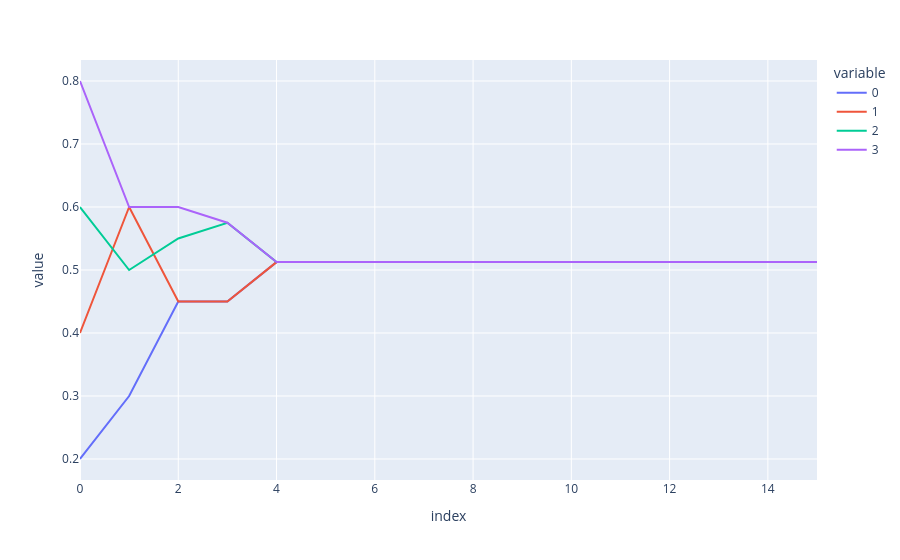

Write notebook code for a chart like this one.
### Code cell


### Figure 1 — Plotly figure (JSON) as saved in the notebook; plotly's stock layout.template omitted (floating-point values rounded to 4 significant figures)
{"data": [{"hovertemplate": "variable=0<br>index=%{x}<br>value=%{y}<extra></extra>", "legendgroup": "0", "line": {"color": "#636efa", "dash": "solid"}, "marker": {"symbol": "circle"}, "mode": "lines", "name": "0", "orientation": "v", "showlegend": true, "type": "scatter", "x": [0, 1, 2, 3, 4, 5, 6, 7, 8, 9, 10, 11, 12, 13, 14, 15], "xaxis": "x", "y": [0.2, 0.3, 0.45, 0.45, 0.5125, 0.5125, 0.5125, 0.5125, 0.5125, 0.5125, 0.5125, 0.5125, 0.5125, 0.5125, 0.5125, 0.5125], "yaxis": "y"}, {"hovertemplate": "variable=1<br>index=%{x}<br>value=%{y}<extra></extra>", "legendgroup": "1", "line": {"color": "#EF553B", "dash": "solid"}, "marker": {"symbol": "circle"}, "mode": "lines", "name": "1", "orientation": "v", "showlegend": true, "type": "scatter", "x": [0, 1, 2, 3, 4, 5, 6, 7, 8, 9, 10, 11, 12, 13, 14, 15], "xaxis": "x", "y": [0.4, 0.6, 0.45, 0.45, 0.5125, 0.5125, 0.5125, 0.5125, 0.5125, 0.5125, 0.5125, 0.5125, 0.5125, 0.5125, 0.5125, 0.5125], "yaxis": "y"}, {"hovertemplate": "variable=2<br>index=%{x}<br>value=%{y}<extra></extra>", "legendgroup": "2", "line": {"color": "#00cc96", "dash": "solid"}, "marker": {"symbol": "circle"}, "mode": "lines", "name": "2", "orientation": "v", "showlegend": true, "type": "scatter", "x": [0, 1, 2, 3, 4, 5, 6, 7, 8, 9, 10, 11, 12, 13, 14, 15], "xaxis": "x", "y": [0.6, 0.5, 0.55, 0.575, 0.5125, 0.5125, 0.5125, 0.5125, 0.5125, 0.5125, 0.5125, 0.5125, 0.5125, 0.5125, 0.5125, 0.5125], "yaxis": "y"}, {"hovertemplate": "variable=3<br>index=%{x}<br>value=%{y}<extra></extra>", "legendgroup": "3", "line": {"color": "#ab63fa", "dash": "solid"}, "marker": {"symbol": "circle"}, "mode": "lines", "name": "3", "orientation": "v", "showlegend": true, "type": "scatter", "x": [0, 1, 2, 3, 4, 5, 6, 7, 8, 9, 10, 11, 12, 13, 14, 15], "xaxis": "x", "y": [0.8, 0.6, 0.6, 0.575, 0.5125, 0.5125, 0.5125, 0.5125, 0.5125, 0.5125, 0.5125, 0.5125, 0.5125, 0.5125, 0.5125, 0.5125], "yaxis": "y"}], "layout": {"legend": {"title": {"text": "variable"}, "tracegroupgap": 0}, "margin": {"t": 60}, "xaxis": {"anchor": "y", "domain": [0, 1], "title": {"text": "index"}}, "yaxis": {"anchor": "x", "domain": [0, 1], "title": {"text": "value"}}}}
